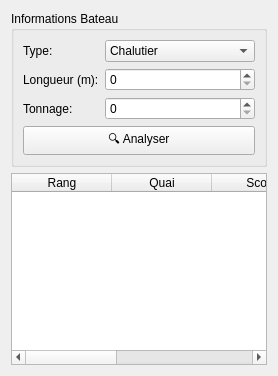
               <widget class="QWidget" name="tabDecision">
                <attribute name="title">
                 <string> Aide </string>
                </attribute>
                <layout class="QVBoxLayout" name="decisionTabLayout">
                 <item>
                  <widget class="QGroupBox" name="groupBoxBoatInfo">
                   <property name="title">
                    <string>Informations Bateau</string>
                   </property>
                   <layout class="QFormLayout" name="boatFormLayout">
                    <item row="0" column="0">
                     <widget class="QLabel" name="labelTypeBateau">
                      <property name="text">
                       <string>Type:</string>
                      </property>
                     </widget>
                    </item>
                    <item row="0" column="1">
                     <widget class="QComboBox" name="comboBoxTypeBateau">
                      <item>
                       <property name="text">
                        <string>Chalutier</string>
                       </property>
                      </item>
                      <item>
                       <property name="text">
                        <string>Cargo</string>
                       </property>
                      </item>
                      <item>
                       <property name="text">
                        <string>Tanker</string>
                       </property>
                      </item>
                     </widget>
                    </item>
                    <item row="1" column="0">
                     <widget class="QLabel" name="labelLongueurBateau">
                      <property name="text">
                       <string>Longueur (m):</string>
                      </property>
                     </widget>
                    </item>
                    <item row="1" column="1">
                     <widget class="QSpinBox" name="spinBoxLongueurBateau">
                      <property name="maximum">
                       <number>300</number>
                      </property>
                     </widget>
                    </item>
                    <item row="2" column="0">
                     <widget class="QLabel" name="labelTonnage">
                      <property name="text">
                       <string>Tonnage:</string>
                      </property>
                     </widget>
                    </item>
                    <item row="2" column="1">
                     <widget class="QSpinBox" name="spinBoxTonnage">
                      <property name="maximum">
                       <number>50000</number>
                      </property>
                     </widget>
                    </item>
                    <item row="3" column="0" colspan="2">
                     <widget class="QPushButton" name="btnAnalyze">
                      <property name="text">
                       <string>🔍 Analyser</string>
                      </property>
                     </widget>
                    </item>
                   </layout>
                  </widget>
                 </item>
                 <item>
                  <widget class="QTableWidget" name="tableRecommendations">
                   <property name="alternatingRowColors">
                    <bool>true</bool>
                   </property>
                   <column>
                    <property name="text">
                     <string>Rang</string>
                    </property>
                   </column>
                   <column>
                    <property name="text">
                     <string>Quai</string>
                    </property>
                   </column>
                   <column>
                    <property name="text">
                     <string>Score</string>
                    </property>
                   </column>
                   <column>
                    <property name="text">
                     <string>Disponibilité</string>
                    </property>
                   </column>
                   <column>
                    <property name="text">
                     <string>Raison</string>
                    </property>
                   </column>
                  </widget>
                 </item>
                </layout>
               </widget>
